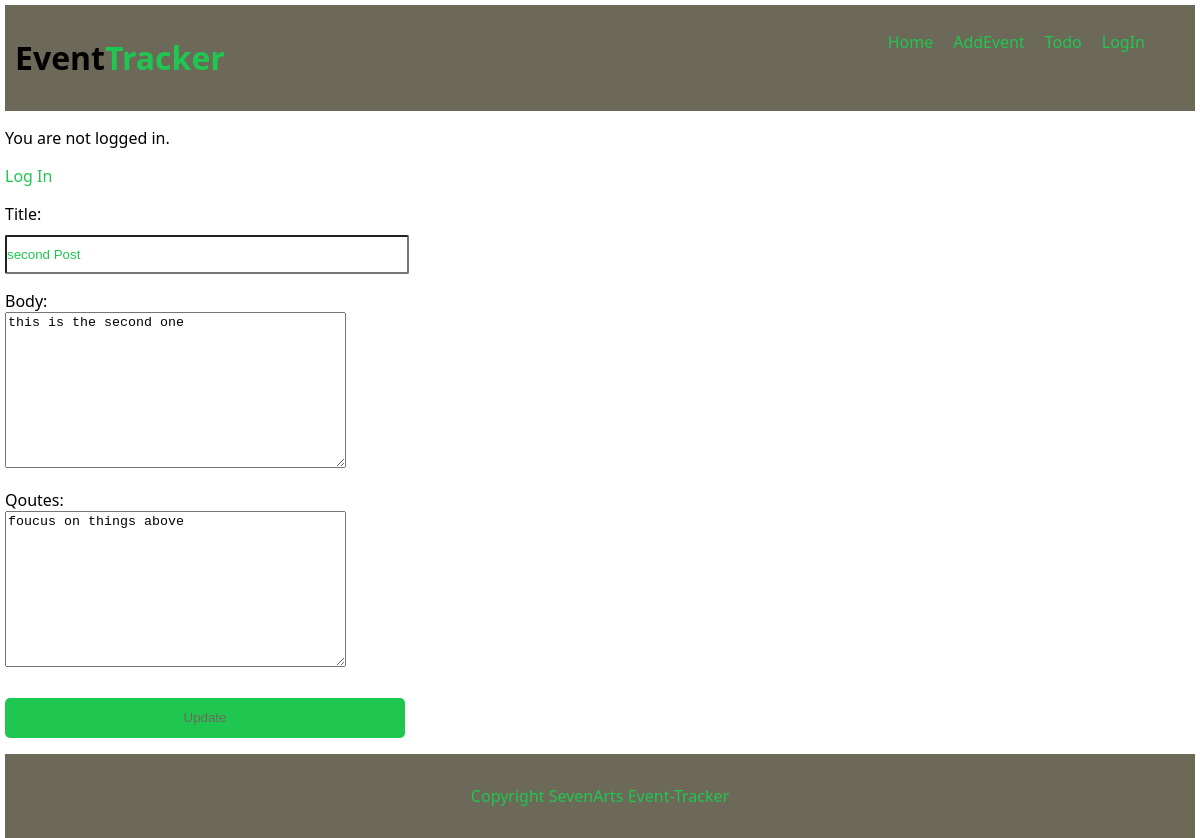
/post/2/edit/, run on the app's committed database.
### event/models.py (models this page shows, shortened)
class Post(models.Model):
    title = models.CharField(max_length=255)
    body = models.TextField()
    qoutes = models.TextField()
    created_at = models.DateTimeField(auto_now_add = True)

### event/views.py (the view)
# urls.py: path('post/<int:pk>/edit/', EventUpdateView.as_view(), name='event_edit'),
class EventUpdateView(UpdateView):
    model = Post
    template_name = 'event/event_edit.html'
    fields = ['title', 'body', 'qoutes']

### event/templates/event/event_edit.html
{% extends 'event/base.html' %}
{% block content %}
<form action="" method="post">{% csrf_token %}
    {{form.as_p}}
    <input class="input-button" type="submit" value="Update">
</form>
{% endblock content %}

### event/static/css/core.css (style rules this page uses)
body { font-family: 'Segoe UI', Tahoma, Geneva, Verdana, sans-serif; color: rgb(0, 0, 0); padding: 5px; margin: 0; }
.input-button { border-radius: 5px; background: #1fc751; border: none; width: 400px; height: 40px; color: #6d6958; }
label { display: block; }
input { margin-top: 10px; height: 25px; width:400px; padding: 5px 0; color: #1fc751; border-radius: 2px; }

### data on the page
Post: title "second Post", body "this is the second one", qoutes "foucus on things above"
